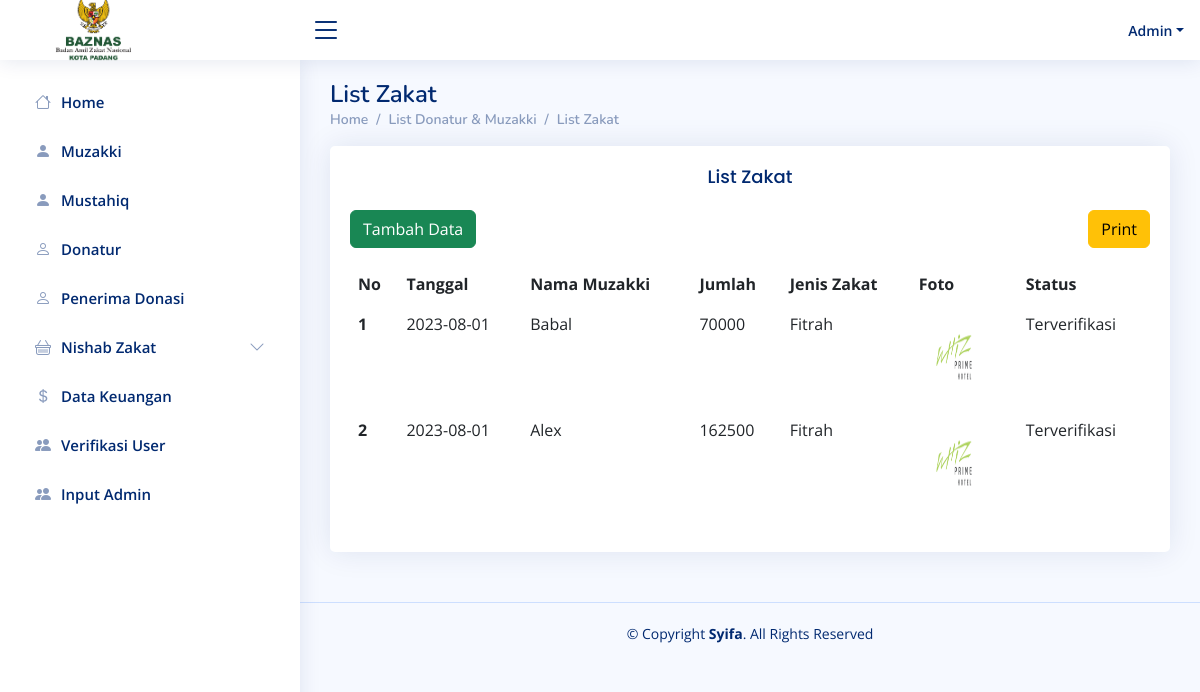
The app's page /admin/muzakki.php (signed in) with its own data.
### tables this page shows
CREATE TABLE `user` (
  `id_user` int(11) NOT NULL,
  `nama` varchar(20) NOT NULL,
  `username` varchar(20) NOT NULL,
  `pasw` varchar(20) NOT NULL,
  `level` varchar(10) NOT NULL,
  `status` varchar(15) NOT NULL
);

CREATE TABLE `pembayaran` (
  `id_byr` int(11) NOT NULL,
  `tgl` date NOT NULL,
  `id_bayar` int(11) NOT NULL,
  `namabyr` varchar(50) NOT NULL,
  `jmlh` int(11) NOT NULL,
  `jenis` varchar(15) NOT NULL,
  `foto` text NOT NULL,
  `status_byr` varchar(20) NOT NULL
);

### admin/muzakki.php (the view, shortened to what this page needs)
<!DOCTYPE html>
<html lang="en">
<head>
    <link href="assets/vendor/bootstrap/css/bootstrap.min.css" rel="stylesheet">
    <link href="assets/vendor/bootstrap-icons/bootstrap-icons.css" rel="stylesheet">
    <link href="assets/vendor/boxicons/css/boxicons.min.css" rel="stylesheet">
    <link href="assets/vendor/quill/quill.snow.css" rel="stylesheet">
    <link href="assets/vendor/quill/quill.bubble.css" rel="stylesheet">
    <link href="assets/vendor/remixicon/remixicon.css" rel="stylesheet">
    <link href="assets/vendor/simple-datatables/style.css" rel="stylesheet">
    <link href="assets/css/style.css" rel="stylesheet">
</head>
<body>
    <header id="header" class="header fixed-top d-flex align-items-center">
        <?php include("header.php"); ?>
    </header>
    <aside id="sidebar" class="sidebar">
        <?php include("navadmin.php"); ?>
    </aside>
    <main id="main" class="main">
        <div class="pagetitle">
            <h1>List Zakat</h1>
            <nav>
                <ol class="breadcrumb">
                    <li class="breadcrumb-item"><a href="index.php">Home</a></li>
                    <li class="breadcrumb-item"><a>List Donatur & Muzakki</a></li>
                    <li class="breadcrumb-item active"><a href="listzakat.php">List Zakat</a></li>
                </ol>
            </nav>
        </div>
        <section class="section">
            <div class="card">
                <div class="card-body">
                    <center>
                        <h5 class="card-title">List Zakat</h5>
                    </center>
                    <a type="button" href="inputzakat.php" class="btn btn-success">Tambah Data</a>
                    <p type="button" class="btn btn-warning" style="float: right;" data-bs-toggle="modal" data-bs-target="#myModal">Print</p>
                    <table class="table table-borderless">
                        <thead>
                            <tr>
                                <th scope="col">No</th>
                                <th scope="col">Tanggal</th>
                                <th scope="col">Nama Muzakki</th>
                                <th scope="col">Jumlah</th>
                                <th scope="col">Jenis Zakat</th>
                                <th scope="col">Foto</th>
                                <th scope="col">Status</th>
                            </tr>
                        </thead>
                        <tbody>
                            <?php
                            include "../koneksi.php";
                            $no = 1;
                            $datakat = mysqli_query($koneksi, "SELECT * FROM pembayaran INNER JOIN user ON pembayaran.id_byr = user.id_user WHERE jenis NOT LIKE 'donasi' ORDER BY tgl");
                            while ($dk = mysqli_fetch_assoc($datakat)) {
                            ?>
                                <tr>
                                    <th scope="row"><?php echo $no++; ?></th>
                                    <td><?php echo $dk['tgl']; ?></td>
                                    <td><?php echo $dk['namabyr']; ?></td>
                                    <td><?php echo $dk['jmlh']; ?></td>
                                    <td><?php echo $dk['jenis']; ?></td>
                                    <td><?php echo "<img src='../bukti/$dk[foto]' width='70' height='90'/>"; ?></td>
                                    <td>
                                        <?php
                                        if ($dk['status_byr'] == "Terverifikasi") {
                                            echo $dk['status_byr'];
                                        } else {
                                        ?>
                                            <a href="proses/edit/prosesverifikasizakat.php?id=<?php echo $dk['id_byr']; ?>" class="btn btn-danger"><?php echo $dk['status_byr']; ?></a>
                                        <?php } ?>
                                    </td>
                                </tr>
                            <?php
                            }
                            ?>
                        </tbody>
                    </table>
                </div>
            </div>
        </section>
    </main>
    <footer id="footer" class="footer">
        <div class="copyright">
            &copy; Copyright <strong><span>Syifa</span></strong>. All Rights Reserved
        </div>
    </footer>
</body>
</html>

### admin/header.php (shortened to what this page needs)
<div class="d-flex align-items-center justify-content-between">
    <a href="index.php" class="logo d-flex align-items-center">
        <span class="d-none d-lg-block"> <img src="../assets/img/logobaznas.png" alt=""></span>
    </a>
    <i class="bi bi-list toggle-sidebar-btn"></i>
</div>
<nav class="header-nav ms-auto">
    <ul class="d-flex align-items-center">
        <li class="nav-item dropdown pe-3">
            <?php
            include("../koneksi.php");
            $login = mysqli_query($koneksi, "SELECT * from user where username='$_SESSION[username]'");
            while ($dk = mysqli_fetch_array($login)) {
            ?>
                <a class="nav-link nav-profile d-flex align-items-center pe-0" href="#" data-bs-toggle="dropdown">
                    <span class="d-none d-md-block dropdown-toggle ps-2"><?php echo $dk['nama']; ?></span>
                </a>
            <?php } ?>
</nav>

### admin/navadmin.php (shortened to what this page needs)
<ul class="sidebar-nav" id="sidebar-nav">
    <li class="nav-item">
        <a class="nav-link collapsed" href="index.php">
            <i class="bi bi-house"></i>
            <span>Home</span>
        </a>
    </li>
    <li class="nav-item">
        <a class="nav-link collapsed" href="muzakki.php">
            <i class="bi bi-person-fill"></i><span>Muzakki</span>
        </a>
    </li>
    <li class="nav-item">
        <a class="nav-link collapsed" href="listpenerimazakat.php">
            <i class="bi bi-person-fill"></i><span>Mustahiq</span>
        </a>
    </li>
    <li class="nav-item">
        <a class="nav-link collapsed" href="donatur.php">
            <i class="bi bi-person"></i><span>Donatur</span>
        </a>
    </li>
    <li class="nav-item">
        <a class="nav-link collapsed" href="listpenerimadonasi.php">
            <i class="bi bi-person"></i><span>Penerima Donasi</span>
        </a>
    </li>
    <li class="nav-item">
        <a class="nav-link collapsed" data-bs-target="#components-nav1" data-bs-toggle="collapse" href="">
            <i class="bi bi-basket"></i><span>Nishab Zakat</span><i class="bi bi-chevron-down ms-auto"></i>
        </a>
    </li>
    <li class="nav-item">
        <a class="nav-link collapsed" href="datakeuangan.php">
            <i class="bi bi-currency-dollar"></i><span>Data Keuangan</span>
        </a>
    </li>
    <li class="nav-item">
        <a class="nav-link collapsed" href="Verifikasi.php">
            <i class="bi bi-people-fill"></i><span>Verifikasi User</span>
        </a>
    </li>
    <li class="nav-item">
        <a class="nav-link collapsed" href="admin.php">
            <i class="bi bi-people-fill"></i><span>Input Admin</span>
        </a>
    </li>
</ul>

### admin/assets/css/style.css (style rules this page uses)
:root { scroll-behavior: smooth; }
body { font-family: "Open Sans", sans-serif; background: #f6f9ff; color: #444444; }
a { color: #4154f1; text-decoration: none; }
h1, h2, h3, h4, h5, h6 { font-family: "Nunito", sans-serif; }
#main { margin-top: 60px; padding: 20px 30px; transition: all 0.3s; }
.pagetitle { margin-bottom: 10px; }
.pagetitle h1 { font-size: 24px; margin-bottom: 0; font-weight: 600; color: #012970; }
.card { margin-bottom: 30px; border: none; border-radius: 5px; box-shadow: 0px 0 30px rgba(1, 41, 112, 0.1); }
.card-title { padding: 20px 0 15px 0; font-size: 18px; font-weight: 500; color: #012970; font-family: "Poppins", sans-serif; }
.card-body { padding: 0 20px 20px 20px; }
.breadcrumb { font-size: 14px; font-family: "Nunito", sans-serif; color: #899bbd; font-weight: 600; }
.breadcrumb a { color: #899bbd; transition: 0.3s; }
.breadcrumb .breadcrumb-item::before { color: #899bbd; }
.breadcrumb .active { color: #51678f; font-weight: 600; }
.logo { line-height: 1; }
@media (min-width: 1200px) { .logo { width: 280px; } }
.logo img { max-height: 80px; margin-right: 1px; }
.logo span { font-size: 26px; font-weight: 700; color: #012970; font-family: "Nunito", sans-serif; }
.header { transition: all 0.5s; z-index: 997; height: 60px; box-shadow: 0px 2px 20px rgba(1, 41, 112, 0.1); background-color: #fff; padding-left: 20px; }
.header .toggle-sidebar-btn { font-size: 32px; padding-left: 10px; cursor: pointer; color: #012970; }
.header-nav ul { list-style: none; }
.header-nav > ul { margin: 0; padding: 0; }
.header-nav .nav-profile { color: #012970; }
.header-nav .nav-profile span { font-size: 14px; font-weight: 600; }
.sidebar { position: fixed; top: 60px; left: 0; bottom: 0; width: 300px; z-index: 996; transition: all 0.3s; padding: 20px; overflow-y: auto; scrollbar-width: thin; scrollbar-color: #aab7cf transparent; box-shadow: 0px 0px 20px rgba(1, 41, 112, 0.1); background-color: #fff; }
@media (min-width: 1200px) { #main, #footer { margin-left: 300px; } }
.sidebar-nav { padding: 0; margin: 0; list-style: none; }
.sidebar-nav li { padding: 0; margin: 0; list-style: none; }
.sidebar-nav .nav-item { margin-bottom: 5px; }
.sidebar-nav .nav-link { display: flex; align-items: center; font-size: 15px; font-weight: 600; color: #4154f1; transition: 0.3; background: #f6f9ff; padding: 10px 15px; border-radius: 4px; }
.sidebar-nav .nav-link i { font-size: 16px; margin-right: 10px; color: #4154f1; }
.sidebar-nav .nav-link.collapsed { color: #012970; background: #fff; }
.sidebar-nav .nav-link.collapsed i { color: #899bbd; }
.sidebar-nav .nav-link .bi-chevron-down { margin-right: 0; transition: transform 0.2s ease-in-out; }
.footer { padding: 20px 0; font-size: 14px; transition: all 0.3s; border-top: 1px solid #cddfff; }
.footer .copyright { text-align: center; color: #012970; }

### records on screen
user: nama "Admin"
pembayaran: tgl "2023-08-01", namabyr "Babal", jmlh "70000", jenis "Fitrah", foto (picture), status_byr "Terverifikasi"
pembayaran: tgl "2023-08-01", namabyr "Alex", jmlh "162500", jenis "Fitrah", foto (picture), status_byr "Terverifikasi"
